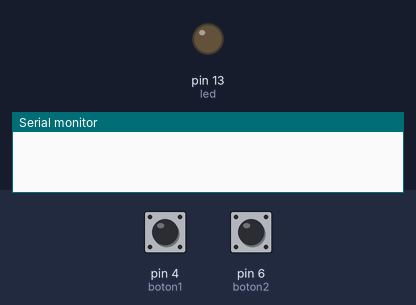
Bench run of a sketch on a simulated Arduino Uno, built with avr-gcc and run on an emulated ATmega328P. Shown: output pins drawn as LEDs (lit = HIGH), the last lines printed to the serial monitor. The test bench sets the inputs (shaded band); at power-on: pin 4 (boton1) HIGH, pin 6 (boton2) HIGH.

Above: at 1.2 s.
1.3 s: pin 4 (boton1) pulled LOW for 0.15 s
At 1.8 s:
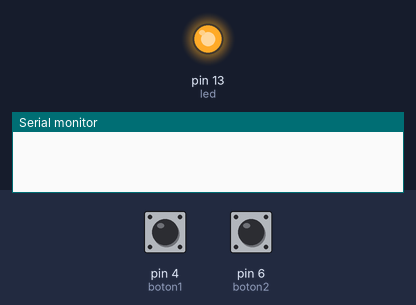
2.9 s: pin 6 (boton2) pulled LOW for 1 s
At 4.3 s:
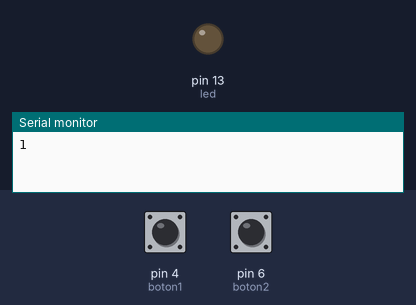
5.4 s: pin 4 (boton1) pulled LOW for 1 s
At 7.4 s:
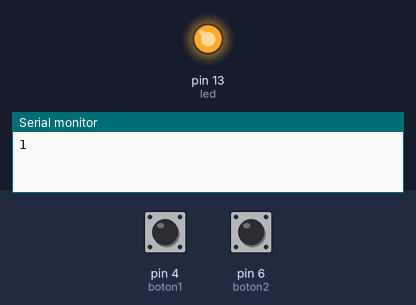
7.9 s: pin 6 (boton2) pulled LOW for 0.15 s
At 8.5 s:
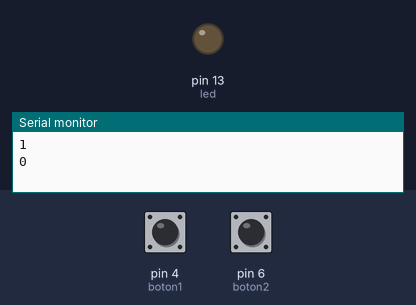
Timing chart, 0 to 10.5 s (numbered marks = the images above; inputs shaded):
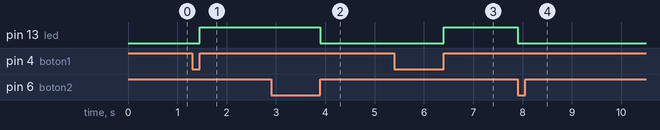

The sketch:

sketch_jan23a.ino
```cpp
int boton1 = 4;
int boton2 = 6;
int led = 13;

void setup() {
  // put your setup code here, to run once:
  Serial.begin(9600);
  pinMode(boton1, INPUT);
  pinMode(boton2, INPUT);
  pinMode(led, OUTPUT);
  digitalWrite(led, LOW);
}

void loop() {
  // put your main code here, to run repeatedly
  int estado = digitalRead(boton1);
  int estado2 = digitalRead(boton2);
  int cont = 1;

  if (digitalRead(boton1) != estado) {
    digitalWrite(led, HIGH);
    delay(200);
  }

  if (digitalRead(boton2) != estado2) {
    Serial.println(digitalRead(boton2));
    digitalWrite(led, LOW);
    delay(200);
  }

}
```

Measured:
- after the input at 1.3 s, pin 13 (led): LOW → HIGH after 0.15 s
- after the input at 2.9 s, pin 13 (led): HIGH → LOW after 1.0 s
- after the input at 5.4 s, pin 13 (led): LOW → HIGH after 1.0 s
- after the input at 7.9 s, pin 13 (led): HIGH → LOW at once
